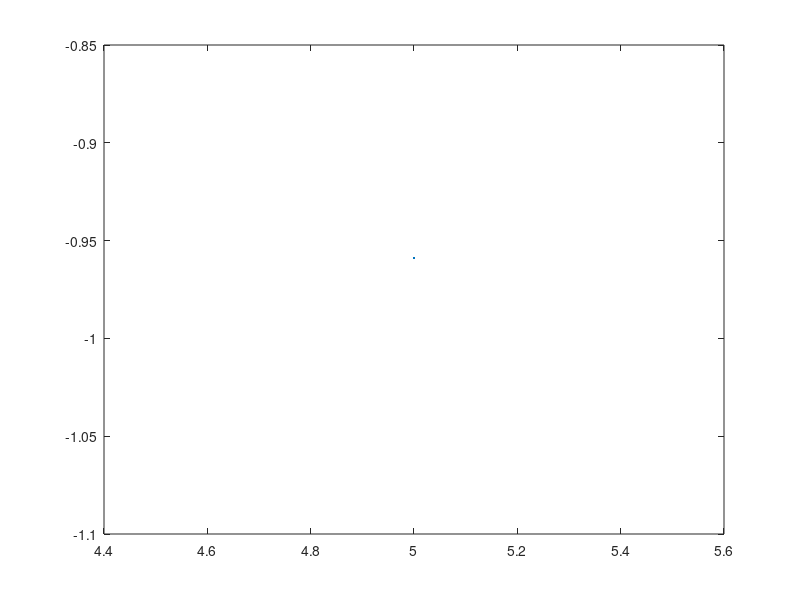

MATLAB code to generate this figure:
function narisi_sinus()
    m = input("Vnesi minimalno vrednost: ");
    M = input("Vnesi maksimalno vrednost: ");
    if M < m
        disp("Neveljaven interval.")
    else
        x = m:0.05:M;
        y = sin(x);
        plot(x,y);
    end
end